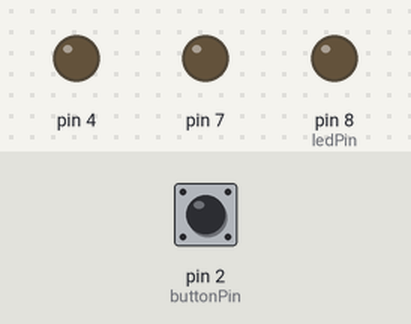
A sketch run on a simulated Arduino Uno, built with avr-gcc and run on an emulated ATmega328P. On the bench: output pins drawn as LEDs (lit = HIGH). Inputs (shaded band) come from the test bench; at power-on: pin 2 (buttonPin) LOW.

Above: at 1.2 s.
1.3 s: pin 2 (buttonPin) pulled HIGH for 0.15 s
At 1.9 s:
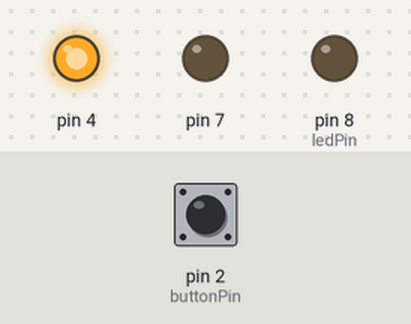
2.9 s: pin 2 (buttonPin) pulled HIGH for 1 s
At 4.3 s:
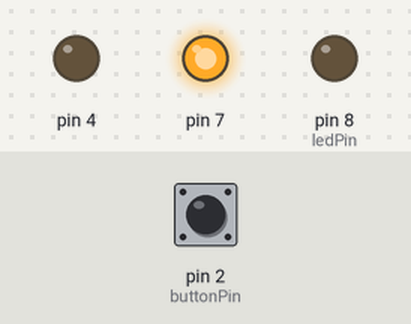
5.4 s: pin 2 (buttonPin) pulled HIGH for 0.15 s
At 6.2 s:
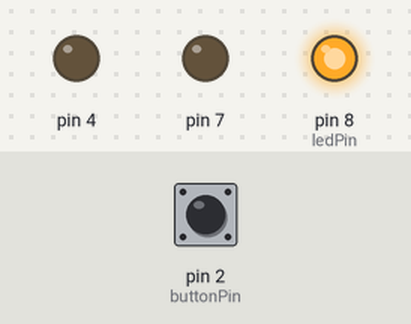
7.0 s: pin 2 (buttonPin) pulled HIGH for 3.2 s
At 7.4 s:
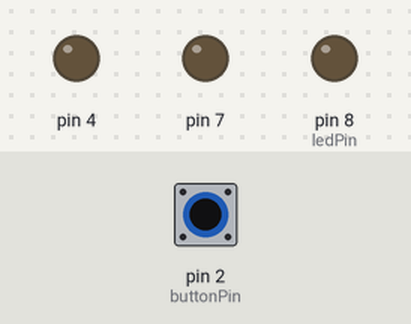
Timing chart, 0 to 10.0 s (numbered marks = the images above; inputs shaded):
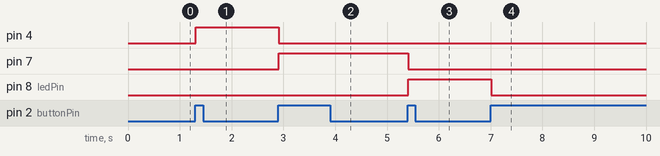

The sketch:

LED_blinkig_for_perticular_pressed_button_numbe.ino
```cpp
const int buttonPin = 2;
const int ledPin =  8;

boolean button = LOW;

int p=0;

void setup() {
  pinMode(ledPin, OUTPUT);
  pinMode(4, OUTPUT);
  pinMode(7, OUTPUT);
  pinMode(buttonPin, INPUT);
}

void loop() {

  if(debounce(button) == HIGH && button == LOW)
  {
    p++;
    button = HIGH;
  }
  else if(debounce(button) == LOW && button == HIGH)
  {
       button = LOW;
  }
  if(p>0)
   {
    if(p==1)
    {
    digitalWrite(4,HIGH);
    }
    else
    {
      digitalWrite(4,LOW);
    }

    if(p==2)
    {
    digitalWrite(7,HIGH);
    }
    else
    {
      digitalWrite(7,LOW);
    }

    if(p==3)
    {
    digitalWrite(ledPin,HIGH);
    }
    else
    {
      digitalWrite(ledPin,LOW);
    }

   }

}

boolean debounce(boolean button)
{
  boolean Now = digitalRead(buttonPin);
  if(button!=Now)
  {
    delay(10);
   Now = digitalRead(buttonPin);
  }
  return Now;

}
```

Measured:
- after the input at 1.3 s, pin 4: LOW → HIGH at once
- after the input at 2.9 s, pin 4: HIGH → LOW at once; pin 7: LOW → HIGH at once
- after the input at 5.4 s, pin 7: HIGH → LOW at once; pin 8 (ledPin): LOW → HIGH at once
- after the input at 7.0 s, pin 8 (ledPin): HIGH → LOW at once
